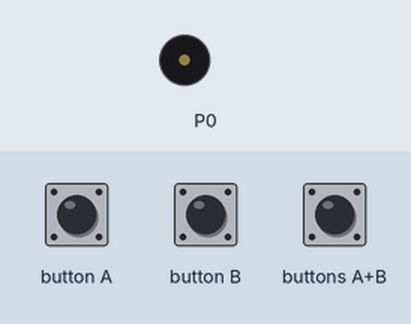
Recording of a program running on a simulated BBC micro:bit (MakeCode). Parts: buzzer (waves = sounding). The inputs (shaded band) are chosen by the test bench.

Above: at 1.2 s.
1.3 s: button A pressed for 0.15 s
At 1.8 s:
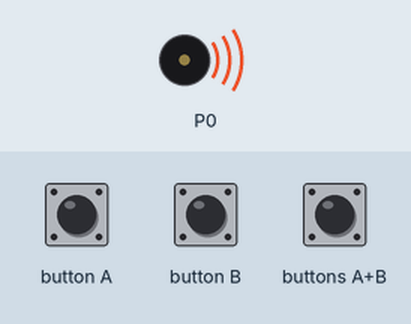
Timing chart, 0 to 10.4 s (numbered marks = the images above; inputs shaded):
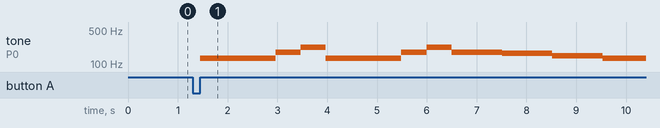

Measured:
- after the input at 1.3 s, tone on P0: plays 131 Hz for 1.5 s, 175 Hz for 0.51 s, 220 Hz for 0.51 s, 131 Hz for 1.5 s, 175 Hz for 0.51 s, 220 Hz for 0.51 s … (10 notes in this stretch), starting after 0.15 s

The program:

main.ts
```typescript
input.onButtonPressed(Button.A, function () {
    music.playTone(131, music.beat(BeatFraction.Whole))
    music.playTone(131, music.beat(BeatFraction.Whole))
    music.playTone(131, music.beat(BeatFraction.Whole))
    music.playTone(175, music.beat(BeatFraction.Whole))
    music.playTone(220, music.beat(BeatFraction.Whole))
    music.playTone(131, music.beat(BeatFraction.Whole))
    music.playTone(131, music.beat(BeatFraction.Whole))
    music.playTone(131, music.beat(BeatFraction.Whole))
    music.playTone(175, music.beat(BeatFraction.Whole))
    music.playTone(220, music.beat(BeatFraction.Whole))
    music.playTone(175, music.beat(BeatFraction.Whole))
    music.playTone(175, music.beat(BeatFraction.Whole))
    music.playTone(165, music.beat(BeatFraction.Whole))
    music.playTone(165, music.beat(BeatFraction.Whole))
    music.playTone(147, music.beat(BeatFraction.Whole))
    music.playTone(147, music.beat(BeatFraction.Whole))
    music.playTone(131, music.beat(BeatFraction.Whole))
    music.playTone(131, music.beat(BeatFraction.Whole))
    music.playTone(131, music.beat(BeatFraction.Whole))
    music.playTone(131, music.beat(BeatFraction.Whole))
    music.playTone(165, music.beat(BeatFraction.Whole))
    music.playTone(196, music.beat(BeatFraction.Whole))
    music.playTone(131, music.beat(BeatFraction.Whole))
    music.playTone(131, music.beat(BeatFraction.Whole))
    music.playTone(131, music.beat(BeatFraction.Whole))
    music.playTone(165, music.beat(BeatFraction.Whole))
    music.playTone(196, music.beat(BeatFraction.Whole))
    music.playTone(523, music.beat(BeatFraction.Whole))
    music.playTone(587, music.beat(BeatFraction.Whole))
    music.playTone(523, music.beat(BeatFraction.Whole))
})
input.onButtonPressed(Button.AB, function () {

})
input.onButtonPressed(Button.B, function () {

})
basic.forever(function () {

})
```

test.ts
```typescript
// aquí va el archivo "tests"; esto no se compilará cuando este paquete se utilice como una extensión.
```
